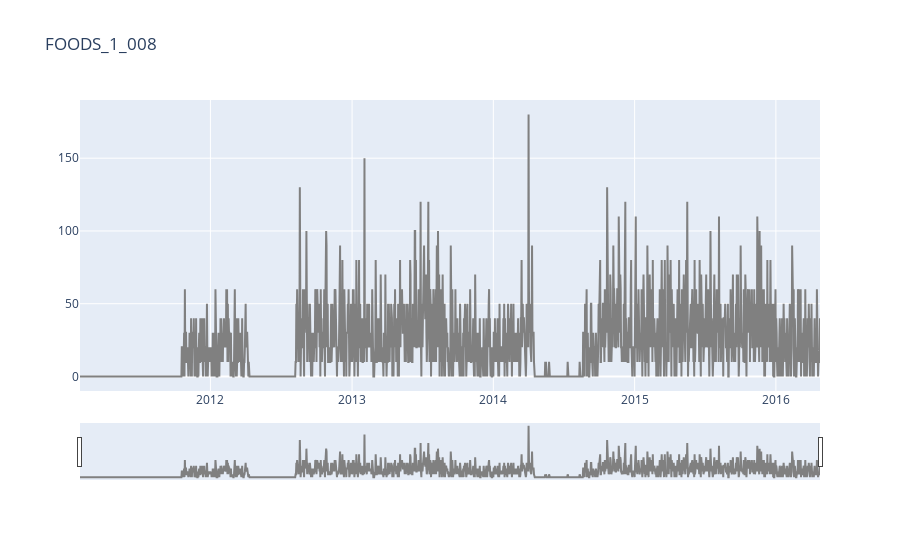

Notebook code for this chart:
### Code cell
fig_c = go.Figure()
fig_c.add_trace(go.Scatter(x=pms_d.Date, y=pms_d.iloc[:,6], name=pms_d.columns[6],
                         line_color='gray'))
fig_c.update_layout(title_text=pms_d.columns[6],
                    xaxis_rangeslider_visible=True)
fig_c.show()

### Figure 1 — Plotly figure (JSON) as saved in the notebook; plotly's stock layout.template omitted (floating-point values rounded to 4 significant figures; data arrays with more than 128 entries replaced by an {"elided": "..."} marker saying what was removed)
{"data": [{"line": {"color": "gray"}, "name": "FOODS_1_008", "type": "scatter", "x": {"elided": "1913 str values"}, "y": {"elided": "1913 int values"}}], "layout": {"title": {"text": "FOODS_1_008"}, "xaxis": {"rangeslider": {"visible": true}}}}
